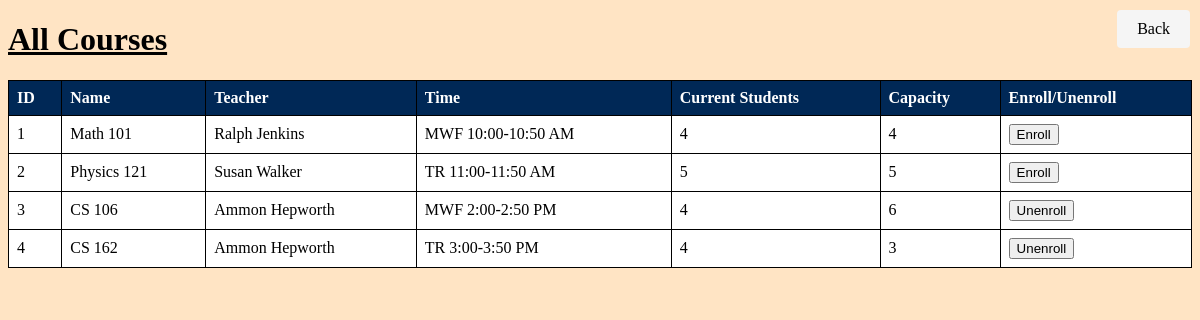
Screenshot of /all-courses (signed in) with the database file from the repository.
### login_example.py (models this page shows)
class Course(db.Model):
    id = db.Column(db.Integer, primary_key=True)
    name = db.Column(db.String(100), nullable=False)
    teacher = db.Column(db.String(100), nullable=False)
    time = db.Column(db.String(100), nullable=False)
    current_students = db.Column(db.Integer, default=0)
    capacity = db.Column(db.Integer, nullable=False)
    users = db.relationship("User", secondary="user_course" ,backref="Course")
    grades = db.relationship("Grade", backref="Course")

### login_example.py (the view)
@app.route('/all-courses')
@login_required
def all_courses():
    courses = Course.query.all()
    user = User.query.filter_by(username=current_user.username).first()
    return render_template('all_courses.html', courses=courses, user = user)

### login_example.py (called while the page is built)
@login_manager.user_loader
def load_user(user_id):
    return User.query.get(int(user_id))

### templates/all_courses.html (shortened to what this page needs)
<!DOCTYPE html>
<html lang="en">
<head>
</head>
<body>
    <h1>All Courses</h1>
    <table>
        <thead>
            <tr>
                <th>ID</th>
                <th>Name</th>
                <th>Teacher</th>
                <th>Time</th>
                <th>Current Students</th>
                <th>Capacity</th>
                <th>Enroll/Unenroll</th>
            </tr>
        </thead>
        <tbody>
            {% for course in courses %}
            <tr>
                <td>{{ course.id }}</td>
                <td>{{ course.name }}</td>
                <td>{{ course.teacher }}</td>
                <td>{{ course.time }}</td>
                <td>{{ course.current_students }}</td>
                <td>{{ course.capacity }}</td>
                <td>
                    <form action="/enroll_course" method="POST">
                    {% if course.current_students <= course.capacity or user in course.users%}
                        {% if user in course.users %}
                            <button type="submit">Unenroll</button>
                        {% else %}
                            <button type="submit">Enroll</button>
                        {% endif %}
                    {% endif %}
                    </form>
                </td>
            </tr>
            {% endfor %}
        </tbody>
    </table>
    <a href="{{ url_for('courses') }}" class="back">Back</a>
</body>
</html>

### templates/all_courses.html (style rules this page uses)
table { border-collapse: collapse; width: 100%; background-color: white; }
th, td { border: 1px solid black; text-align: left; padding: 8px; }
th { background-color: #002856; color: white; }
tr:nth-child(even) { background-color: white; }
a { color: #002856; text-decoration: none; }
.back { position: fixed; top: 10px; right: 10px; padding: 10px 20px; background-color: whitesmoke; color: black; text-decoration: none; border-radius: 4px; }
body { background-color: bisque; }
h1 { text-decoration: underline; }

### rows the page displays
Course: id "1", name "Math 101", teacher "Ralph Jenkins", time "MWF 10:00-10:50 AM", current_students "4", capacity "4", shows "Enroll"
Course: id "2", name "Physics 121", teacher "Susan Walker", time "TR 11:00-11:50 AM", current_students "5", capacity "5", shows "Enroll"
Course: id "3", name "CS 106", teacher "Ammon Hepworth", time "MWF 2:00-2:50 PM", current_students "4", capacity "6", shows "Unenroll"
Course: id "4", name "CS 162", teacher "Ammon Hepworth", time "TR 3:00-3:50 PM", current_students "4", capacity "3", shows "Unenroll"
